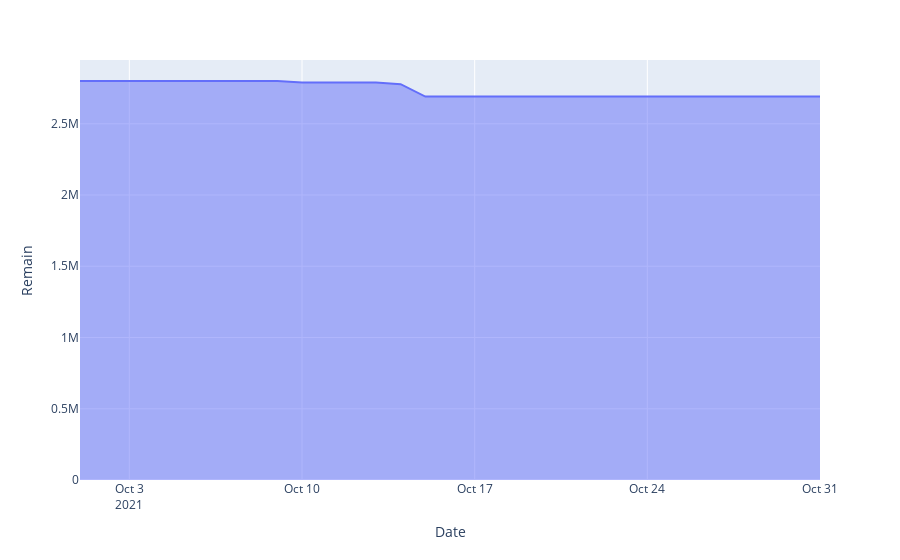

Write notebook code for a chart like this one.
### Code cell
importlib.reload(create_plot)
create_plot.create_expenses_by_category(df, ['Food', 
                                 'Drink', 
                                 'Transportation', 
                                 'Personal', 
                                 'Household Items', 
                                 'Fees'], '10', '2021')

### Figure 1 — Plotly figure (JSON) as saved in the notebook; plotly's stock layout.template omitted (floating-point values rounded to 4 significant figures)
{"data": [{"hovertemplate": "Date=%{x}<br>Remain=%{y}<extra></extra>", "legendgroup": "", "line": {"color": "#636efa"}, "marker": {"symbol": "circle"}, "mode": "lines", "name": "", "orientation": "v", "showlegend": false, "stackgroup": "1", "type": "scatter", "x": ["2021-10-01T00:00:00", "2021-10-02T00:00:00", "2021-10-03T00:00:00", "2021-10-04T00:00:00", "2021-10-05T00:00:00", "2021-10-06T00:00:00", "2021-10-07T00:00:00", "2021-10-08T00:00:00", "2021-10-09T00:00:00", "2021-10-10T00:00:00", "2021-10-11T00:00:00", "2021-10-12T00:00:00", "2021-10-13T00:00:00", "2021-10-14T00:00:00", "2021-10-15T00:00:00", "2021-10-16T00:00:00", "2021-10-17T00:00:00", "2021-10-18T00:00:00", "2021-10-19T00:00:00", "2021-10-20T00:00:00", "2021-10-21T00:00:00", "2021-10-22T00:00:00", "2021-10-23T00:00:00", "2021-10-24T00:00:00", "2021-10-25T00:00:00", "2021-10-26T00:00:00", "2021-10-27T00:00:00", "2021-10-28T00:00:00", "2021-10-29T00:00:00", "2021-10-30T00:00:00", "2021-10-31T00:00:00"], "xaxis": "x", "y": [2800000, 2800000, 2800000, 2800000, 2800000, 2800000, 2800000, 2800000, 2800000, 2790000, 2790000, 2790000, 2790000, 2778000, 2691000, 2691000, 2691000, 2691000, 2691000, 2691000, 2691000, 2691000, 2691000, 2691000, 2691000, 2691000, 2691000, 2691000, 2691000, 2691000, 2691000], "yaxis": "y"}], "layout": {"legend": {"tracegroupgap": 0}, "margin": {"t": 60}, "xaxis": {"anchor": "y", "domain": [0, 1], "title": {"text": "Date"}}, "yaxis": {"anchor": "x", "domain": [0, 1], "title": {"text": "Remain"}}}}
